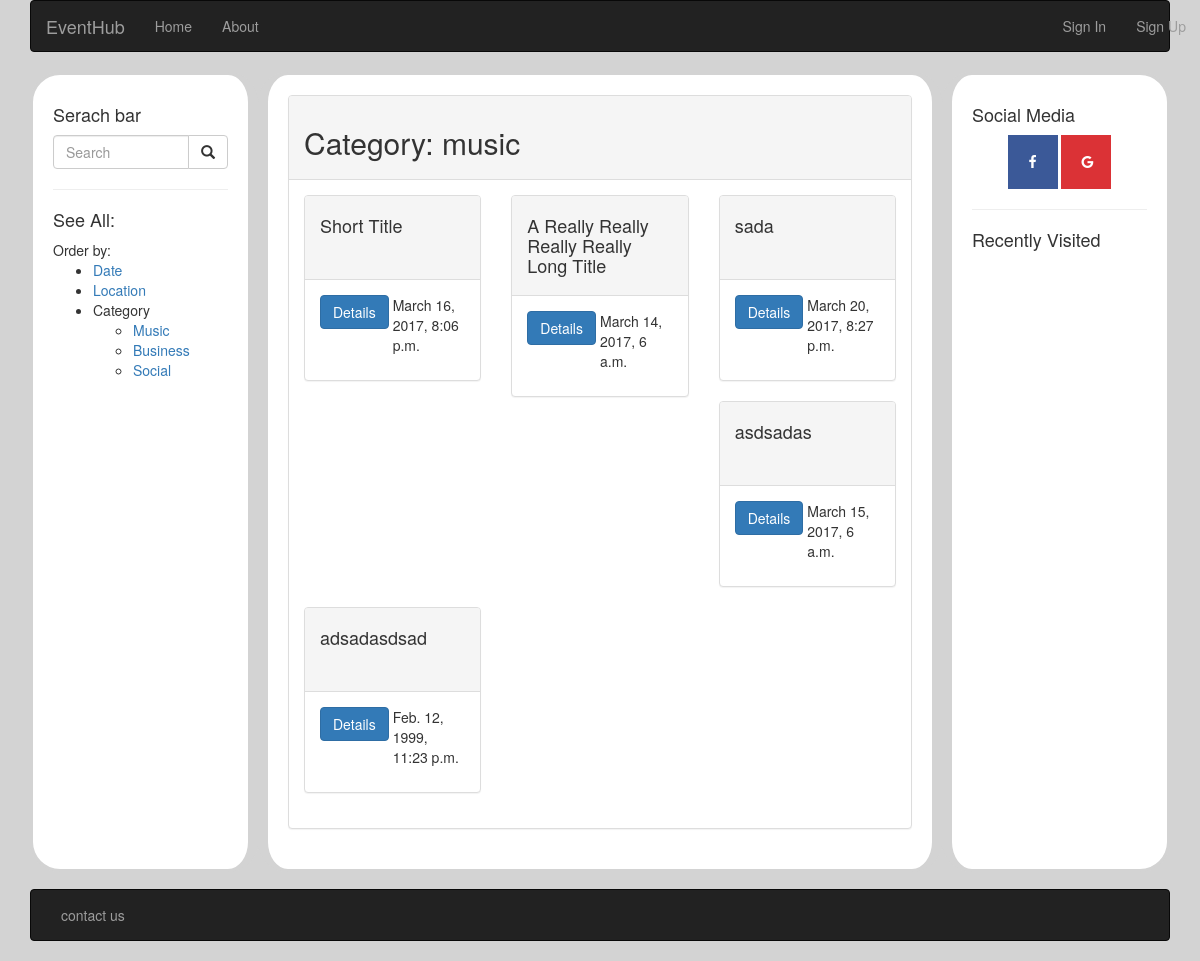
Before: /eventhub/category/music/ with the older database file.
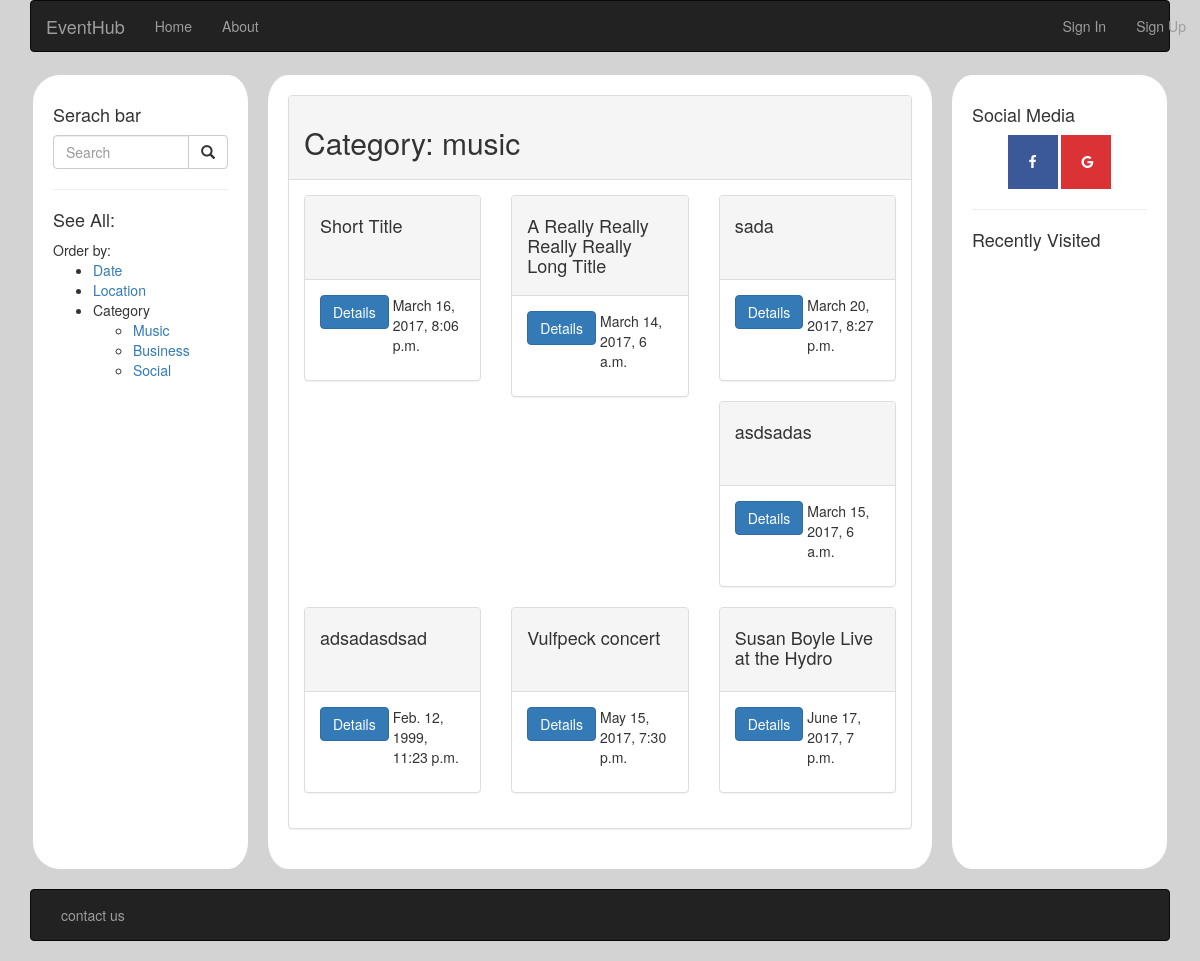
After: the same page with the newer database file.
### eventhub/models.py (models this page shows, shortened)
class Event(models.Model):
    category = models.CharField(max_length = 32)
    title = models.CharField(max_length = 256)
    loc = models.CharField(max_length = 128)
    pos = models.CharField(max_length = 128)
    creator = models.ForeignKey(User)
    datetime = models.DateTimeField()
    desc = models.CharField(max_length = 1024, null = True)
    likes = models.IntegerField(default=0)

### eventhub/views.py (the view)
# urls.py: url(r'category/(?P<cat>[\w\-]+)/$', views.category, name='category'),
def category(request, cat):
    active = ["","","","","","",""]
    events = Event.objects.filter(category=cat)
    return render(request, 'eventhub/browse.html', context={'events': events, 'title': 'Category: '+cat})

### templates/eventhub/browse.html
{% extends 'eventhub/base.html' %}
{% load staticfiles %}
{% block body_block %}
<div class="panel panel-default">
  <div class="panel-heading"><h2>{{title}}</h2></div>
  <div class="panel-body">
    <div class="row">
      {% for e in events %}
      <div class="col-sm-6 col-md-4">
        <div class="panel panel-default">
          <div class="panel-heading" style="min-height: 6em;">
            <h4>{{e.title}}</h4>
          </div>
          <div class="panel-body">
            <a href="/eventhub/event/{{e.id}}" class="btn btn-primary">Details</a>
            <p style="float: right; width: 50%;">{{e.datetime}}</p>
          </div>
        </div>
      </div>
      {% endfor %}
    </div>
  </div>
</div>
{% endblock %}

Changed rows visible on the page:
added Event: title "Vulfpeck concert", datetime "May 15, 2017, 7:30 p.m."
added Event: title "Susan Boyle Live at the Hydro", datetime "June 17, 2017, 7 p.m."
